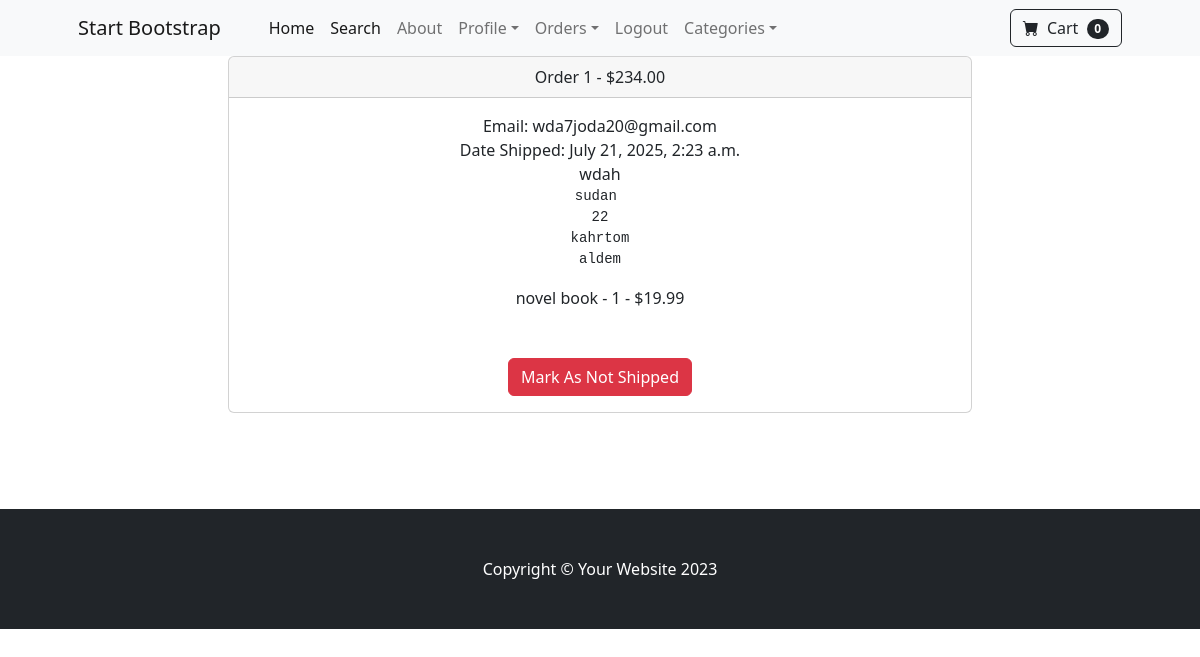
/payment/orders/1 (signed in), run on the app's committed database.
### payment/models.py (models this page shows, shortened)
class Order(models.Model):
    user = models.ForeignKey(User, on_delete=models.CASCADE, null=True, blank=True)
    full_name = models.CharField(max_length=250)
    email = models.EmailField(max_length=250)
    shipping_address1 = models.TextField(max_length=15000)
    amount_paid = models.DecimalField(max_digits=7, decimal_places=2)
    date_order = models.DateTimeField(auto_now_add=True)
    shipped = models.BooleanField(default=False)
    date_shipped = models.DateTimeField(blank=True, null=True)

class OrderItem(models.Model):
    order = models.ForeignKey(Order, on_delete=models.CASCADE, null=True)
    product = models.ForeignKey(Product, on_delete=models.CASCADE, null=True, )
    user = models.ForeignKey(User, on_delete=models.CASCADE, null=True, blank=True)
    quantity = models.PositiveBigIntegerField(default=1)
    price = models.DecimalField(max_digits=7, decimal_places=2)

### store/models.py (models this page shows)
class Product(models.Model):
    name = models.CharField(max_length=100)
    price = models.DecimalField(default=0, decimal_places=2, max_digits=6)
    category = models.ForeignKey(Category, on_delete=models.CASCADE, default=1)
    description = models.CharField(max_length=250, default='', blank=True, null=True)
    image = models.ImageField(upload_to='upload/product/')
    is_sale = models.BooleanField(default=False)
    sale_price = models.DecimalField(default=0, decimal_places=2, max_digits=6)
    def __str__(self):
        return self.name

### payment/views.py (the view, shortened to what this page needs)
# urls.py: path('orders/<int:pk>', views.orders, name='orders'),
def orders(request, pk):
    if request.user.is_authenticated and request.user.is_superuser:
        order = Order.objects.get(id=pk)
        items = OrderItem.objects.filter(order=pk)
        return render(request, 'payment/orders.html', {"order": order, "items": items})
    else:
        messages.success(request, "Access Denied !")
        return redirect('home')

### cart/cart.py (called while the page is built)
    def __len__(self):
        return len(self.cart)

### cart/context_processors.py (called while the page is built)
def cart(request):
    return {'cart': Cart(request)}

### payment/templates/payment/orders.html (shortened to what this page needs)
{% extends 'base.html' %}
{% block content %}
<div class="container">
    <div class="row">
        <center>
            <div class="col-8">
                <div class="card">
                    <div class="card-header">
                        Order {{ order.id }} - ${{ order.amount_paid }}
                    </div>
                    <div class="card-body">
                        Email: {{ order.email }}<br>
                        {% if order.date_shipped %}
                        Date Shipped: {{ order.date_shipped }}
                        {% else %}
                        Date Ordered: {{ order.date_order }}
                        {% endif %}
                        <br>
                        {{ order.full_name }} <br/>
                        <pre>{{ order.shipping_address1 }}</pre>
                        {% for item in items %}
                        {{ item.product }} - {{ item.quantity }} - ${{ item.price }}<br/>
                        {% endfor %}
                        <br/><br/>
                        {% if not order.shipped %}
                        <form method="POST">
                            {% csrf_token %}
                            <input type="hidden" name="shipping_status" value="true">
                            <button type="submit" class="btn c"> Mark As Shipped</button>
                        </form>
                        {% else %}
                        <form method="POST">
                            <button type="submit" class="btn btn-danger"> Mark As Not Shipped</button>
                        </form>
                        {% endif %}
                    </div>
                </div>
                <br><br>
                <br/><br/>
            </div>
        </center>
    </div>
</div>
{% endblock %}

### data on the page
Order: id "1", amount_paid "234.00", email "wda7joda20@gmail.com", date_shipped "July 21, 2025, 2:23 a.m.", full_name "wdah", shipping_address1 "sudan 22 kahrtom aldem"
OrderItem: product "novel book", quantity "1", price "19.99"

### other printed values
{{ cart|length }} "0"
